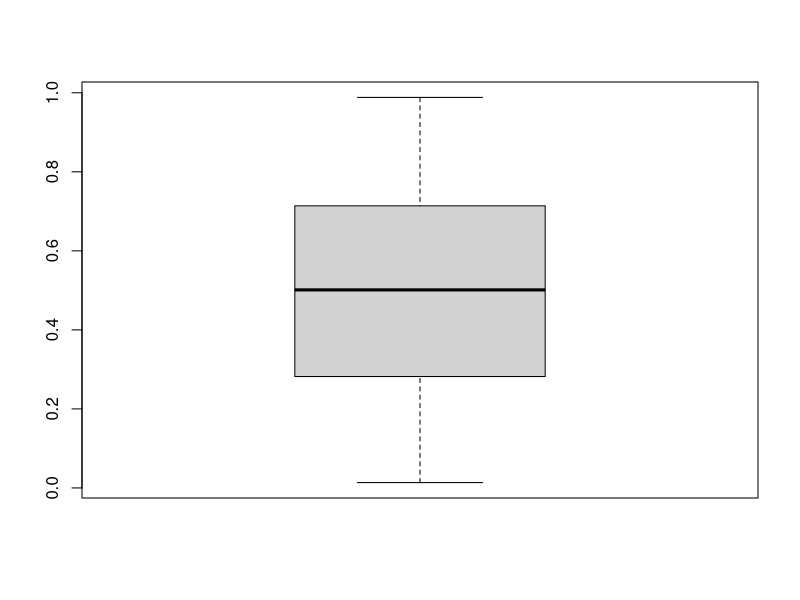
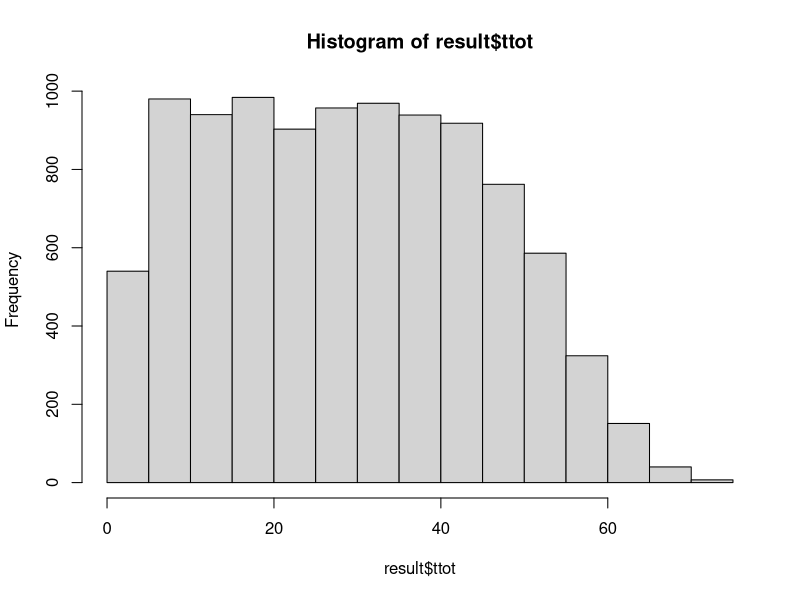
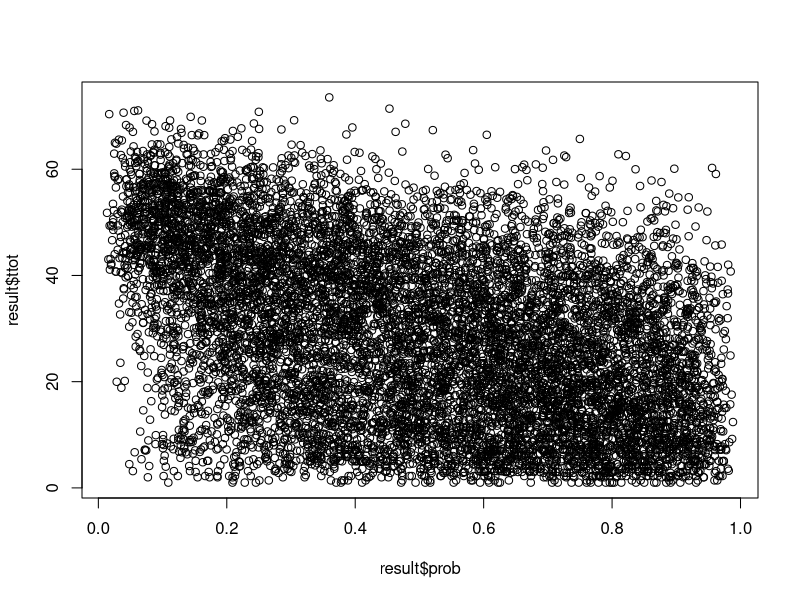
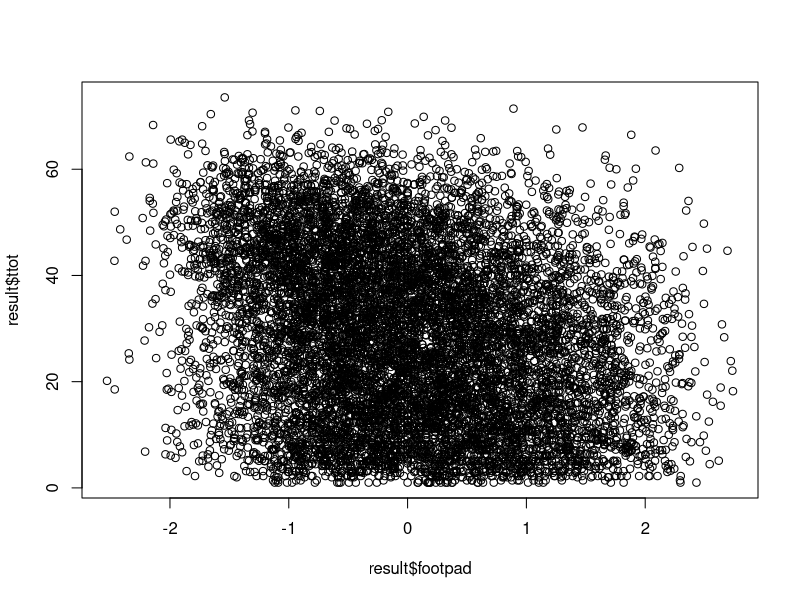
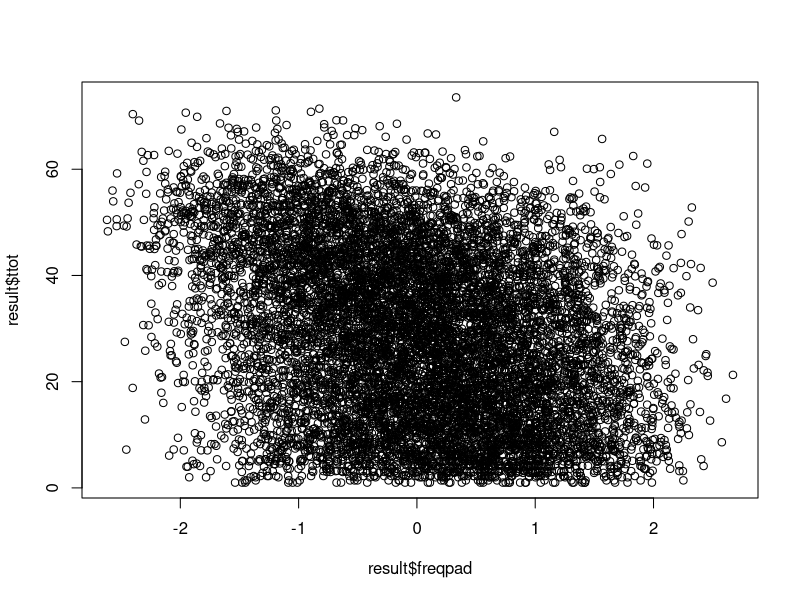
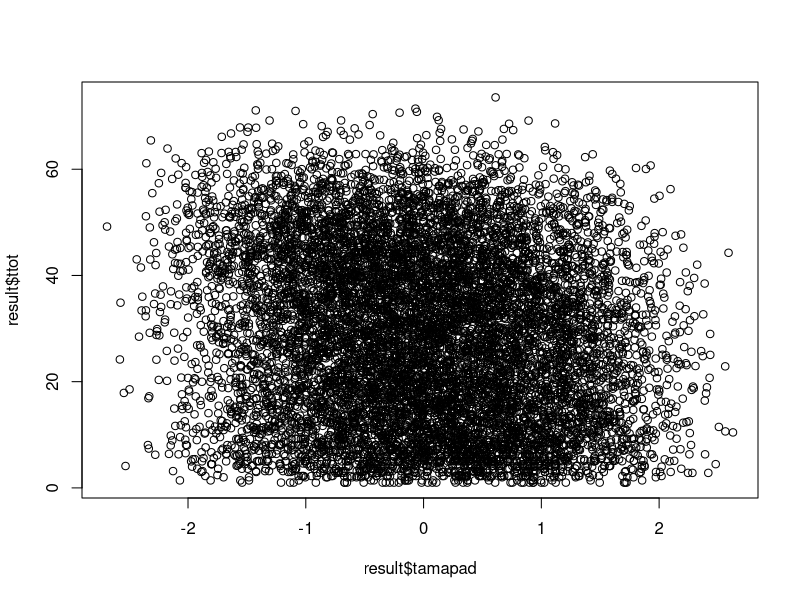

Here is the R script that generated these plots, in order: (Note: this script raises an error after producing the figures.)
## ---- chunk 1
knitr::opts_chunk$set(echo = TRUE)
## ---- chunk 2
posicao = function(esc){
  if(!any(espaco == esc, na.rm = TRUE)){
    stop(paste0("nao existe o sapo <", esc, "> no espaco"))
  }
  posesc = which(espaco == esc)
  inicol = seq(1, area^2, by = area)
  fimcol = seq(area, area^2, by = area)
  whcol = posesc >= inicol & posesc <= fimcol
  col = which(whcol == TRUE)
  
  row = posesc - area*(col-1)
  res = c(row, col)
  names(res) = c("y.row", "x.col")
  return(res)
}

dist = function(posf, posesc){
  xf = posf[2]
  yf = posf[1]
  xm = posesc[2]
  ym = posesc[1]
 d = sqrt((xm - xf)^2 + (ym - yf)^2)
 return(unname(d))
}

padroniza = function(x){
  (x - mean(x))/sd(x)
}
## ---- chunk 3
area = 10
nmacho=10
nsim = 1000
posf = data.frame(posx = NA, posy = NA, nfemea = NA)
storepos = list(NA)

#coeficientes
cffreq = 1.05
cftama = 0.5
cffoot = 0.8
## ---- chunk 4
#set.seed(1)
result = data.frame(nmacho = NA, dcach = NA, foot = NA, freq = NA, tama = NA, footpad = NA, freqpad = NA, tamapad = NA, exprlin = NA, prob = NA, distf = NA, ttot = NA, nsim = NA, femea = NA)
#############################
############ INICIO FOR EXTERNO ###############
###############################################
for(k in 1:nsim){
  #### Conformacao inicial do espaco ####
  # Simula espaço contendo areaXarea grids
  espaco = matrix(NA, ncol = area, nrow = area)
  dimnames(espaco) = list(paste("L", 1:area), paste("C", 1:area))
  
  # Simula spawn de 10 machos
  xmacho = sample(1:area, nmacho)
  ymacho = sample(1:area, nmacho)
  
  for(i in 1:nmacho){
    espaco[ymacho[i],xmacho[i]] = paste0("m", i)
  }
  espaco_orig = espaco
  
  #### Probabilidade de escolha dos machos ####
  dados = data.frame(nmacho = paste0("m", 1:nmacho), dcach = NA, foot = NA, freq = NA, tama = NA, footpad = NA, freqpad = NA, tamapad = NA, exprlin = NA, prob = NA, distf = NA, ttot = NA, nsim = NA)
  
  ##### simula caracteristicas dos machos #####
  dados$dcach = area-xmacho
  
  mfoot = 10 + dados$dcach*(-0.5)
  mfoot[mfoot<0] = 0
  
  sfreq = dados$dcach*(10*(1/area))
  mfreq = 2000 - mean(sfreq) +sfreq
  
  stama = dados$dcach*(0.5*(1/area))
  mtama = 40.4 - mean(stama) + stama
  
  dados$foot = rpois(nmacho, lambda = mfoot)
  dados$freq = rnorm(nmacho, mean = mfreq, sd = 200)
  dados$tama = rnorm(nmacho, mean = mtama, sd = 2)
  
  dados$footpad = padroniza(dados$foot)
  dados$tamapad = padroniza(dados$tama)  
  dados$freqpad = padroniza(dados$freq)
  
  ##### logistica #####
  
  dados$exprlin = cftama*dados$tamapad + cffoot*dados$footpad + cffreq*dados$freqpad
  dados$exprlin = dados$exprlin - mean(dados$exprlin)
  dados$prob = exp(dados$exprlin)/ (1+exp(dados$exprlin))
  dados$prob
  
  mdisp = dados$nmacho
  mindisp = NA
  
  ####################################################
  ################ INICIO FOR INTERNO ################
  ####################################################
  
  for(j in 1:nmacho){
    
    # Simula spawn de 1 femea
    xfemea = sample(1:area, 1)
    yfemea = sample(1:area, 1)
    
    
    femeas = paste0("f", c(paste0(0, 1:9), 10:nmacho))
    posf[j,] = c(xfemea, yfemea, femeas[j])
    
    #checa se cedula esta ocupada
    while(!is.na(espaco[yfemea,xfemea])){
      xfemea = sample(1:area, 1)
      yfemea = sample(1:area, 1)
    }
    espaco[yfemea,xfemea] = "f"
    
    #### Sorteando macho escolhido ####
    escolhido = sample(mdisp, 1, prob = dados$prob[dados$nmacho %in% mdisp])
    
    #### salvando resultados ####
    distf = dist(posicao("f"), posicao(escolhido))
    dados$distf[dados$nmacho == escolhido] = distf
    dados$ttot[dados$nmacho == escolhido] = sum(dados$distf, na.rm=TRUE)
    dados$femea[dados$nmacho == escolhido] = femeas[j]
    dados$nsim = paste0("sim", k)
    
    dados = dados[order(dados$femea),]
    
    #### Voltando ao espaco inicial sem macho escolhido ####
    espaco[which(espaco == "f")] = NA
    espaco[which(espaco == escolhido)] = NA
    mindisp[j] = escolhido
    mdisp = dados$nmacho[!dados$nmacho %in% mindisp]
  }
  result = rbind(result, dados)
  storepos[[k]] =list(espaco_orig, posf)
}
result[1:50,]
summary(result$prob)
boxplot(result$prob)

## ---- chunk 5
library(lme4)

result$femeasim = paste(result$femea, result$nsim, sep = "_")
result = result[-1,]



# Análise exploratória
hist(result$ttot)
plot(result$ttot ~ result$prob)
plot(result$ttot ~ result$footpad)
plot(result$ttot ~ result$freqpad)
plot(result$ttot ~ result$tamapad)

# Modelos mistos generalizados
glmm1 = glmer(ttot~tamapad*freqpad*footpad + (1|nsim), family = Gamma, data=result)
glmm2 = glmer(ttot~tamapad+freqpad+footpad + tamapad:freqpad + freqpad:footpad +tamapad:footpad
              + (1|nsim), family = Gamma, data=result)
AICtab(glmm1, glmm2)  #melhor glmm e o modelo cheio com interacoes

glmer(ttot~tamapad + (1|nsim), family = Gamma, data=result)
glmer(ttot~footpad + (1|nsim), family = Gamma, data=result)
glmer(ttot~freqpad + (1|nsim), family = Gamma, data=result)

# Modelos generalizados
glm1 = glm(ttot~tamapad*freqpad*footpad, family = Gamma, data=result)
stepAIC(glm1) #melhor glm e o modelo cheio com interacoes

#Comparacao de modelos
AICtab(glmm1, glm1, base = TRUE)

confint(glm1) < 0 & confint(glm1) > 0
